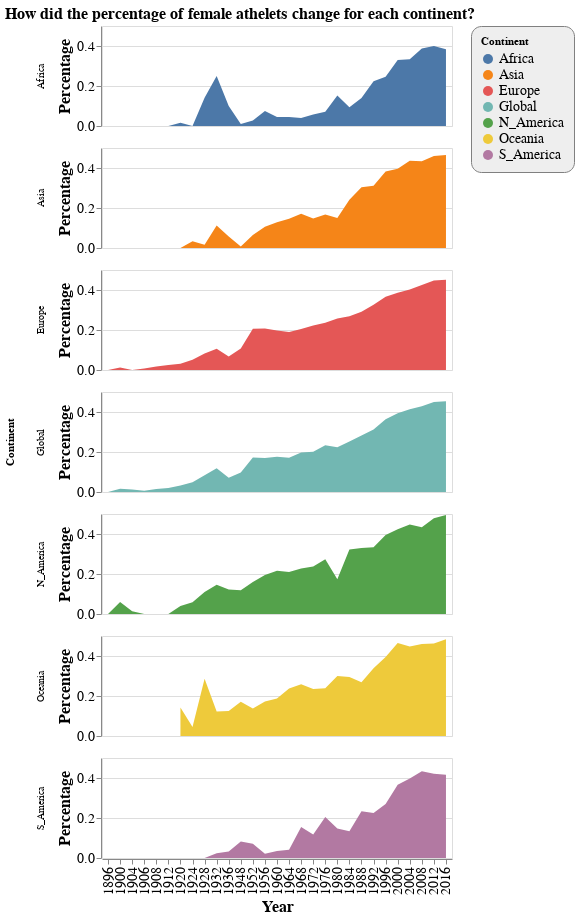

The cell this chart's notebook holds for it:
### Code cell
source = df3_tidy

alt.Chart(source, title='How did the percentage of female athelets change for each continent?').transform_filter(
    alt.datum.symbol != 'GOOG'
).mark_area().encode(
    x='Year:N',
    y='Percentage:Q',
    color='Continent:N',
    row=alt.Row('Continent:N')
).properties(height=100, width=350).configure_title(
    fontSize=16).configure_axis(
    labelFontSize=14,
    titleFontSize=16
).configure_legend(
    strokeColor='gray',
    fillColor='#EEEEEE',
    padding=10,
    cornerRadius=10,
    labelFontSize=14
)

### Figure 1 — Vega-Lite specification as saved in the notebook (floating-point values rounded to 4 significant figures; data arrays with more than 128 entries replaced by an {"elided": "..."} marker saying what was removed)
{"config": {"view": {"continuousWidth": 400, "continuousHeight": 300}, "axis": {"labelFontSize": 14, "titleFontSize": 16}, "legend": {"cornerRadius": 10, "fillColor": "#EEEEEE", "labelFontSize": 14, "padding": 10, "strokeColor": "gray"}, "title": {"fontSize": 16}}, "data": {"name": "data-acb8a52a97fc9f86715e9135cf7dcfa4"}, "mark": "area", "encoding": {"color": {"type": "nominal", "field": "Continent"}, "row": {"type": "nominal", "field": "Continent"}, "x": {"type": "nominal", "field": "Year"}, "y": {"type": "quantitative", "field": "Percentage"}}, "height": 100, "title": "How did the percentage of female athelets change for each continent?", "transform": [{"filter": "(datum.symbol !== 'GOOG')"}], "width": 350, "$schema": "https://vega.github.io/schema/vega-lite/v4.0.0.json", "datasets": {"data-acb8a52a97fc9f86715e9135cf7dcfa4": {"elided": "203 records"}}}
